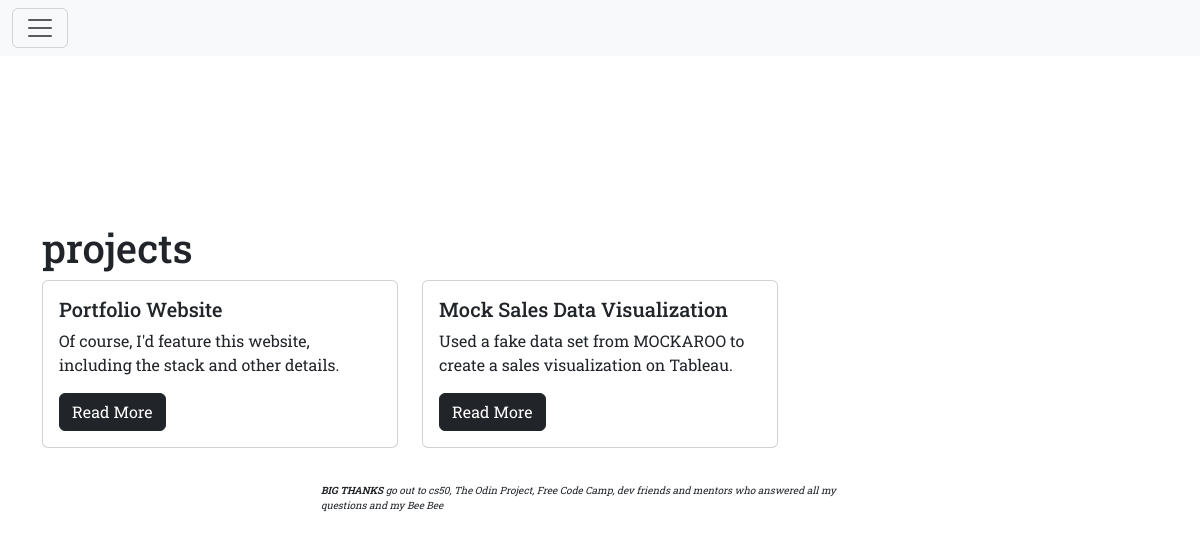
The page /projects/ on the database as committed earlier.
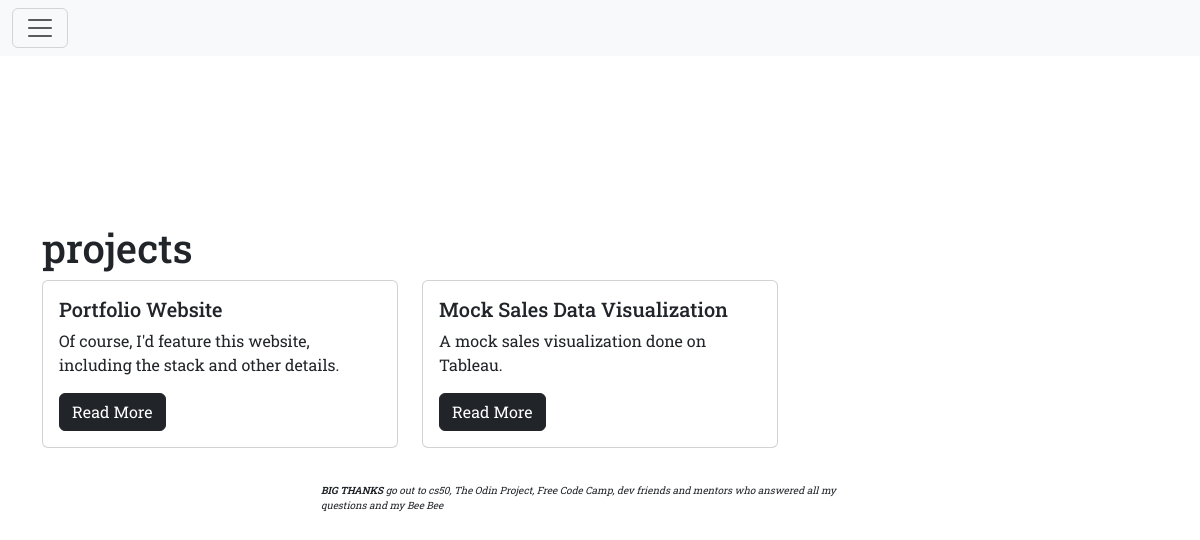
The same page on the database as committed later.
### projects/models.py (models this page shows, shortened)
class Project(models.Model):
    title = models.CharField(max_length=100)
    description = models.TextField()
    quick_description = models.TextField(default="quick description")
    technology = models.CharField(max_length=20)

### projects/views.py (the view)
# urls.py: path("", views.project_index, name="project_index"),
def project_index(request):
    projects = Project.objects.all()
    context = {
        "projects": projects
    }
    return render(request, "projects/project_index.html", context)

### projects/templates/projects/project_index.html
{% extends "base.html" %}
{% block page_content %}
<div class="body-margin">
    <h1>projects</h1>
    <div class="row">
    {% for project in projects %}
        <div class="col-md-4 card-spec">
            <div class="card mb-2">
                <div class="card-body">
                    <h5 class="card-title">{{ project.title }}</h5>
                    <p class="card-text">{{ project.quick_description }}</p>
                    <a href="{% url 'project_detail' project.pk %}"
                       class="btn btn-dark">
                        Read More
                    </a>
                </div>
            </div>
        </div>
    {% endfor %}
    </div>
</div>
{% endblock %}

Rows that differ between the two databases and show on the page:
changed Project "Mock Sales Data Visualization": quick_description "Used a fake data set from MOCKAROO to create a sales visualization on Tableau." → "A mock sales visualization done on Tableau."
